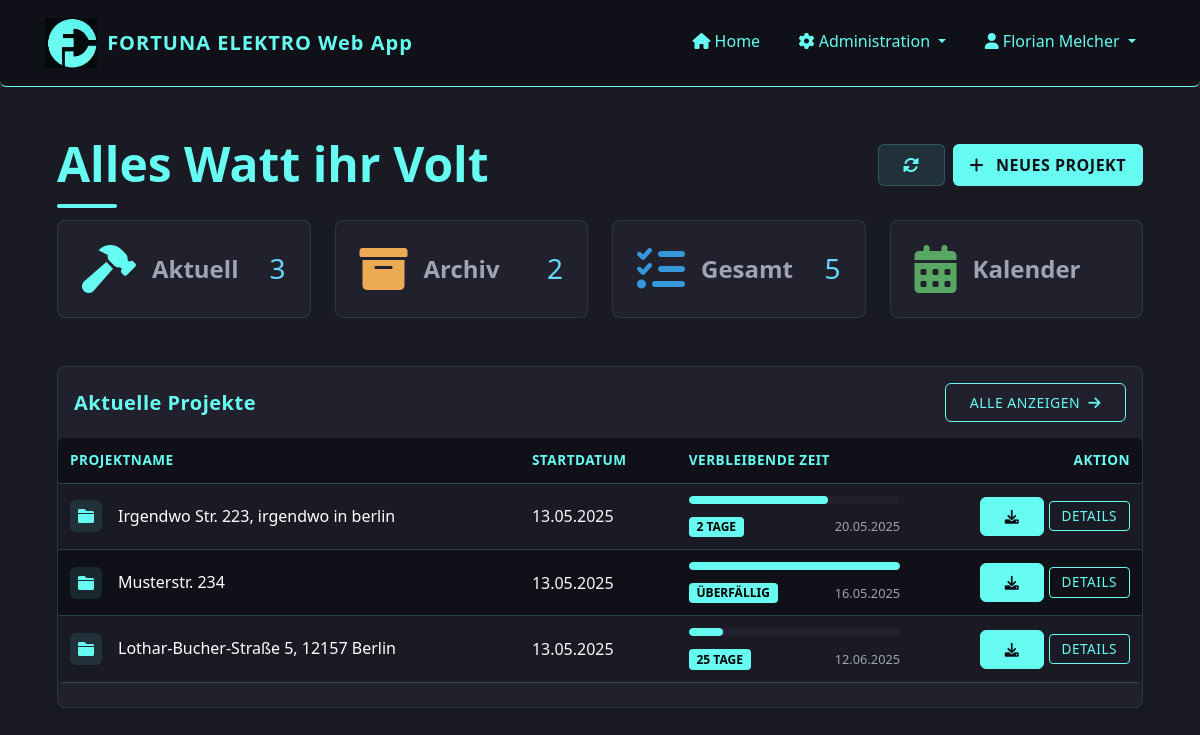
The app's page / (signed in) with its own data.
### app/models/user.py (models this page shows, shortened)
class User(UserMixin, db.Model):
    id = db.Column(db.Integer, primary_key=True)
    username = db.Column(db.String(64), unique=True, nullable=False)
    password_hash = db.Column(db.String(128), nullable=False)
    password = None  # Virtual field for Flask-Admin, not stored in DB
    role = db.Column(db.String(20), nullable=False, default='installateur')  # 'admin' oder 'installateur'
    is_active = db.Column(db.Boolean, default=True)
    created_at = db.Column(db.DateTime, default=datetime.utcnow)
    projects = db.relationship('Project', backref='creator', lazy='dynamic')
    files = db.relationship('File', backref='uploader', lazy='dynamic')
    timesheets = db.relationship('Timesheet', backref='employee', lazy='dynamic')
    def is_admin(self):
        return self.role == 'admin'

### app/models/project.py (models this page shows, shortened)
class Project(db.Model):
    id = db.Column(db.Integer, primary_key=True)
    name = db.Column(db.String(128), nullable=False)  # Adresse als Projektname
    description = db.Column(db.Text)
    start_date = db.Column(db.DateTime, default=datetime.utcnow)
    end_date = db.Column(db.DateTime)
    status = db.Column(db.String(20), default='in_bearbeitung')  # 'in_bearbeitung', 'abgeschlossen', 'archiviert'
    creator_id = db.Column(db.Integer, db.ForeignKey('user.id'))
    files = db.relationship('File', backref='project', lazy='dynamic', cascade='all, delete-orphan')
    timesheets = db.relationship('Timesheet', backref='project', lazy='dynamic', cascade='all, delete-orphan')
    def is_overdue(self):
        if not self.end_date:
            return False
        return self.end_date < datetime.now()
    def days_remaining(self):
        if not self.end_date:
            return None
        today = datetime.now()
        delta = (self.end_date.date() - today.date()).days
        return delta
    def get_progress_percentage(self):
        if not self.end_date or not self.start_date:
            return 0
        now = datetime.now()
        if isinstance(self.start_date, datetime) and isinstance(self.end_date, datetime):
            total_duration = (self.end_date - self.start_date).total_seconds()
            elapsed_time = (now - self.start_date).total_seconds()
        if elapsed_time >= total_duration:
            return 100
        progress = (elapsed_time / total_duration) * 100
        return round(progress, 1)  # Auf eine Dezimalstelle runden

### app/routes/dashboard.py (the view)
@dashboard.route('/')
@login_required
def index():
    in_progress = Project.query.filter_by(status='in_bearbeitung').order_by(Project.start_date.desc()).all()
    archived = Project.query.filter_by(status='archiviert').order_by(Project.start_date.desc()).all()
    now = datetime.now()
    return render_template(
        'dashboard/index.html',
        title='Dashboard',
        in_progress=in_progress,
        archived=archived,
        now=now  # Add this line to pass the current datetime
    )

### app/templates/dashboard/index.html (shortened to what this page needs)
{% extends "base.html" %}
{% block content %}
<link rel="stylesheet" href="{{ url_for('static', filename='css/calendar.css') }}">
<link rel="stylesheet" href="{{ url_for('static', filename='css/home.css') }}">
<link rel="stylesheet" href="{{ url_for('static', filename='css/project-modal.css') }}">
<link rel="stylesheet" href="{{ url_for('static', filename='css/card_mobile.css') }}">
<link href="https://cdnjs.cloudflare.com/ajax/libs/font-awesome/6.0.0/css/all.min.css" rel="stylesheet">
<div class="container-fluid py-4">
    <div class="d-flex flex-column flex-md-row justify-content-between align-items-start align-items-md-center mb-4 gap-3">
        <div class="position-relative">
            <div class="dashboard-heading-decoration"></div>
            <h4 class="fw-bold mb-1 display-5 position-relative">Alles Watt ihr Volt</h4>
        </div>
        <div class="d-flex">
            <a href="{{ url_for('dashboard.index') }}" class="btn btn-light me-2 btn-refresh" aria-label="Aktualisieren">
                <i class="fas fa-sync-alt"></i>
            </a>
            <a href="{{ url_for('projects.new_project') }}" class="btn btn-neues-projekt">
                <i class="fas fa-plus me-1"></i> NEUES PROJEKT
            </a>
        </div>
    </div>
<div class="row g-4 mb-5">
    <div class="col-12 col-sm-6 col-lg-3">
        <div class="card h-100 border-0 shadow-hover stat-card custom-stat-card" data-bs-toggle="modal" data-bs-target="#projectsModal" data-tab-target="in-progress-tab">
            <div class="card-body p-4">
                <div class="d-flex align-items-center justify-content-between">
                    <div class="d-flex align-items-center gap-3">
                        <i class="fas fa-hammer fa-3x text-primary"></i>
                        <span class="text-muted fw-bold fs-4">Aktuell</span>
                    </div>
                    <h3 class="mb-0">{{ in_progress|length }}</h3>
                </div>
            </div>
        </div>
    </div>
    <div class="col-12 col-sm-6 col-lg-3">
        <div class="card h-100 border-0 shadow-hover stat-card custom-stat-card" data-bs-toggle="modal" data-bs-target="#projectsModal" data-tab-target="archived-tab">
            <div class="card-body p-4">
                <div class="d-flex align-items-center justify-content-between">
                    <div class="d-flex align-items-center gap-3">
                        <i class="fas fa-archive fa-3x text-warning"></i>
                        <span class="text-muted fw-bold fs-4">Archiv</span>
                    </div>
                    <h3 class="mb-0">{{ archived|length }}</h3>
                </div>
            </div>
        </div>
    </div>
    <div class="col-12 col-sm-6 col-lg-3">
        <div class="card h-100 border-0 shadow-hover stat-card custom-stat-card" data-bs-toggle="modal" data-bs-target="#projectsModal" data-tab-target="all-tab">
            <div class="card-body p-4">
                <div class="d-flex align-items-center justify-content-between">
                    <div class="d-flex align-items-center gap-3">
                        <i class="fas fa-tasks fa-3x text-info"></i>
                        <span class="text-muted fw-bold fs-4">Gesamt</span>
                    </div>
                    <h3 class="mb-0">{{ (in_progress|length) + (completed|length) + (archived|length) }}</h3>
                </div>
            </div>
        </div>
    </div>
    <div class="col-12 col-sm-6 col-lg-3">
        <div class="card h-100 border-0 shadow-hover stat-card custom-stat-card" data-bs-toggle="modal" data-bs-target="#projectsModal" data-tab-target="calendar-tab">
            <div class="card-body p-4">
                <div class="d-flex align-items-center justify-content-between">
                    <div class="d-flex align-items-center gap-3">
                        <i class="fas fa-calendar-alt fa-3x text-success"></i>
                        <span class="text-muted fw-bold fs-4">Kalender</span>
                    </div>
                </div>
            </div>
        </div>
    </div>
</div>
<div class="row mb-4">
    <div class="col-12">
        <div class="card border-0 shadow-hover aktuelle-projekte">
            <div class="card-header border-0 py-3">
                <div class="d-flex justify-content-between align-items-center w-100">
                    <h5 class="mb-0">Aktuelle Projekte</h5>
                    <button class="btn btn-sm btn-outline-primary" data-bs-toggle="modal" data-bs-target="#projectsModal">
                        Alle anzeigen <i class="fas fa-arrow-right ms-1"></i>
                    </button>
                </div>
            </div>
            <div class="card-body p-0">
                {% if in_progress %}
                <div class="table-responsive">
                    <table class="table table-hover align-middle mb-0">
                        <thead>
                            <tr>
                                <th>Projektname</th>
                                <th class="d-none d-md-table-cell">Startdatum</th>
                                <th class="d-none d-lg-table-cell">Verbleibende Zeit</th>
                                <th class="text-end">Aktion</th>
                            </tr>
                        </thead>
                        <tbody>
                            {% for project in in_progress[:5] %}
                                <tr>
                                    <td>
                                        <div class="d-flex align-items-center">
                                            <div class="project-icon me-3">
                                                <i class="fas fa-folder" style="color: var(--accent);"></i>
                                            </div>
                                            <div>
                                                <h6 class="mb-0" style="color: white;">{{ project.name }}</h6>
                                            </div>
                                        </div>
                                    </td>
                                    <td class="d-none d-md-table-cell text-light">{{ project.start_date.strftime('%d.%m.%Y') }}</td>
                                    <td class="d-none d-lg-table-cell">
                                        {% if project.end_date %}
                                            <div class="progress-container">
                                                <div class="progress-wrapper">
                                                    <div class="progress" style="height: 8px; background-color: var(--primary-light);">
                                                        <div class="progress-bar" role="progressbar"
                                                            style="width: {{ project.get_progress_percentage() }}%; background-color: var(--accent);"
                                                            aria-valuenow="{{ project.get_progress_percentage() }}" aria-valuemin="0" aria-valuemax="100">
                                                        </div>
                                                    </div>
                                                    <div class="date-time-container">
                                                        <span class="badge bg-info countdown-badge" style="color: #000 !important; font-weight: bold;">
                                                            {% if project.is_overdue() %}
                                                                Überfällig
                                                            {% elif project.days_remaining() == 0 %}
                                                                Heute fällig
                                                            {% elif project.days_remaining() == 1 %}
                                                                1 Tag
                                                            {% else %}
                                                                {{ project.days_remaining() }} Tage
                                                            {% endif %}
                                                        </span>
                                                        <span class="end-date date-text text-muted">{{ project.end_date.strftime('%d.%m.%Y') }}</span>
                                                    </div>
                                                </div>
                                            </div>
                                        {% else %}
                                            <div class="d-flex align-items-center">
                                                <span class="badge bg-secondary">Kein Enddatum</span>
                                            </div>
                                        {% endif %}
                                    </td>
                                    <td class="text-end">
                                        <a href="{{ url_for('files.download_project', project_id=project.id) }}" class="btn btn-sm btn-primary">
                                            <i class="fas fa-download"></i>
                                        </a>
                                        <a href="{{ url_for('projects.view_project', project_id=project.id) }}" class="btn btn-sm btn-outline-primary details">
                                            Details
                                        </a>
                                    </td>
                                </tr>
                            {% endfor %}
                        </tbody>
                    </table>
                </div>
                {% endif %}
            </div>
        </div>
    </div>
</div>
                        {% set all_projects = in_progress + archived %}
{% endblock %}

### app/templates/base.html (shortened to what this page needs)
<!DOCTYPE html>
<html lang="de">
<head>
    <link href="https://cdn.jsdelivr.net/npm/bootstrap@5.3.0/dist/css/bootstrap.min.css" rel="stylesheet">
    <link rel="stylesheet" href="https://cdn.jsdelivr.net/npm/bootstrap-icons@1.11.1/font/bootstrap-icons.css">
    <link rel="stylesheet" href="https://cdnjs.cloudflare.com/ajax/libs/font-awesome/6.0.0/css/all.min.css">
    <link rel="stylesheet" href="{{ url_for('static', filename='css/responsive.css') }}">
</head>
<body>
    <nav class="navbar navbar-expand-lg navbar-dark mb-4">
        <div class="container">
            <a class="navbar-brand d-flex align-items-center" href="{{ url_for('dashboard.index') }}">
                <img src="{{ url_for('static', filename='img/logo1.jpg') }}" alt="Fortuna Elektro Logo">
                <span>FORTUNA ELEKTRO Web App</span>
            </a>
            <div class="collapse navbar-collapse" id="navbarNav">
                <ul class="navbar-nav ms-auto">
                    {% if current_user.is_authenticated %}
                        <li class="nav-item">
                            <a class="nav-link" href="{{ url_for('dashboard.index') }}">
                                <i class="fas fa-home"></i> Home
                            </a>
                        </li>
                        {% if current_user.is_authenticated and current_user.is_admin() %}
                            <li class="nav-item dropdown">
                                <a class="nav-link dropdown-toggle" href="#" role="button" data-bs-toggle="dropdown">
                                    <i class="fas fa-cog"></i> Administration
                                </a>
                            </li>
                        {% endif %}
                        <li class="nav-item dropdown">
                            <a class="nav-link dropdown-toggle" href="#" role="button" data-bs-toggle="dropdown">
                                <i class="fas fa-user"></i> {{ current_user.username }}
                            </a>
                        </li>
                    {% else %}
                        <li class="nav-item">
                            <a class="nav-link" href="{{ url_for('auth.login') }}">
                                <i class="fas fa-sign-in-alt"></i> Anmelden
                            </a>
                        </li>
                    {% endif %}
                </ul>
            </div>
        </div>
    </nav>
    <div class="container content-container">
        {% block content %}{% endblock %}
    </div>
</body>
</html>

### records on screen
User: username "Florian Melcher"
Project: name "Irgendwo Str. 223, irgendwo in berlin", start_date "13.05.2025", days_remaining "2", end_date "20.05.2025"
Project: name "Musterstr. 234", start_date "13.05.2025", shows "ÜBERFÄLLIG", end_date "16.05.2025"
Project: name "Lothar-Bucher-Straße 5, 12157 Berlin", start_date "13.05.2025", days_remaining "25", end_date "12.06.2025"

### other values on screen
{{ in_progress|length }} "3"
{{ archived|length }} "2"
{{ (in_progress|length) + (completed|length) + (archived|length) }} "5"
